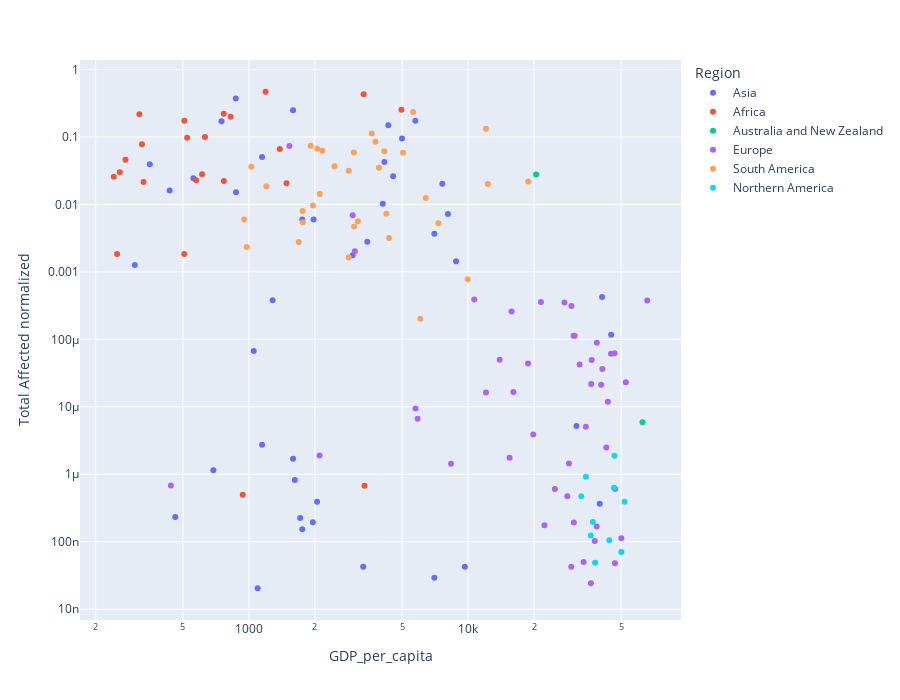

Notebook source saved alongside this figure:
### Code cell
df = px.data.gapminder()
fig = px.scatter(Affected_dataset, x='GDP_per_capita', y='Total Affected normalized', 
            color="Region", hover_name="Country Name",hover_data= ['Year'],
           log_x=True, log_y=True)

fig["layout"].pop("updatemenus") # optional, drop animation buttons
fig.update_layout(width=900, height=700)
fig.write_html("scatter_gdpc_v2.html")
fig.show()

### Figure 1 — Plotly figure (JSON) as saved in the notebook; plotly's stock layout.template omitted (floating-point values rounded to 4 significant figures)
{"data": [{"customdata": [[1993], [1996], [1997], [1999], [2000], [2000], [2002], [2002], [2002], [2003], [2005], [2005], [2005], [2007], [2007], [2008], [2008], [2008], [2009], [2009], [2010], [2010], [2010], [2012], [2013], [2013], [2013], [2014], [2015], [2015], [2015], [2015], [2015], [2016], [2016], [2016], [2017], [2017], [2018], [2018], [2019], [2019]], "hovertemplate": "<b>%{hovertext}</b><br><br>Region=Asia<br>GDP_per_capita=%{x}<br>Total Affected normalized=%{y}<br>Year=%{customdata[0]}<extra></extra>", "hovertext": ["India", "Pakistan", "Vietnam", "China", "Georgia", "Uzbekistan", "China", "China", "Vietnam", "Indonesia", "China", "China", "Pakistan", "Cyprus", "Turkiye", "China", "Japan", "Thailand", "India", "Kyrgyz Republic", "China", "Japan", "Thailand", "Thailand", "China", "China", "Japan", "China", "Indonesia", "India", "India", "Pakistan", "Philippines", "China", "India", "Sri Lanka", "China", "India", "India", "Pakistan", "India", "Sri Lanka"], "legendgroup": "Asia", "marker": {"color": "#636efa", "symbol": "circle"}, "mode": "markers", "name": "Asia", "orientation": "v", "showlegend": true, "type": "scatter", "x": [301.5, 461.4, 352.9, 873.3, 749.9, 558.2, 1149.0, 1149.0, 434.8, 1052.0, 1753.0, 1753.0, 688.5, 31240.0, 9669.0, 3468.0, 39880.0, 4328.0, 1097.0, 871.2, 4550.0, 44970.0, 4996.0, 5749.0, 7020.0, 7020.0, 40900.0, 7636.0, 3323.0, 1590.0, 1590.0, 1282.0, 2974.0, 8094.0, 1714.0, 4151.0, 8817.0, 1958.0, 1974.0, 1621.0, 2047.0, 4083.0], "xaxis": "x", "y": [0.001268, 2.332e-07, 0.03944, 0.01517, 0.1707, 0.02434, 0.05042, 2.734e-06, 0.01612, 6.724e-05, 0.005963, 1.534e-07, 1.147e-06, 5.214e-06, 4.257e-08, 0.002793, 3.67e-07, 0.1485, 2.043e-08, 0.3715, 0.02616, 0.0001171, 0.09495, 0.1735, 0.003668, 2.934e-08, 0.0004237, 0.02021, 4.246e-08, 0.2495, 1.699e-06, 0.0003792, 0.001763, 0.007206, 2.241e-07, 0.04245, 0.001432, 1.949e-07, 0.00599, 8.192e-07, 3.904e-07, 0.01019], "yaxis": "y"}, {"customdata": [[1993], [1994], [1995], [1998], [1999], [2002], [2002], [2005], [2005], [2005], [2006], [2008], [2011], [2011], [2011], [2014], [2015], [2015], [2015], [2015], [2016], [2017], [2018]], "hovertemplate": "<b>%{hovertext}</b><br><br>Region=Africa<br>GDP_per_capita=%{x}<br>Total Affected normalized=%{y}<br>Year=%{customdata[0]}<extra></extra>", "hovertext": ["Mauritania", "Kenya", "Egypt, Arab Rep.", "Burkina Faso", "Uganda", "Guinea-Bissau", "Uganda", "Kenya", "Niger", "Uganda", "Mali", "Mozambique", "Niger", "Senegal", "Tanzania", "Burkina Faso", "Egypt, Arab Rep.", "Ethiopia", "Gambia, The", "Namibia", "Eswatini", "Zimbabwe", "Senegal"], "legendgroup": "Africa", "marker": {"color": "#EF553B", "symbol": "circle"}, "mode": "markers", "name": "Africa", "orientation": "v", "showlegend": true, "type": "scatter", "x": [825.8, 273.5, 937.5, 250.4, 257.7, 325.0, 241.9, 522.8, 316.4, 330.6, 506.9, 574.8, 507.6, 1384.0, 768.9, 767.4, 3370.0, 630.3, 611.7, 4966.0, 3340.0, 1192.0, 1484.0], "xaxis": "x", "y": [0.1996, 0.04592, 4.987e-07, 0.001848, 0.03007, 0.07778, 0.02564, 0.09765, 0.2165, 0.02147, 0.001835, 0.02289, 0.1736, 0.06601, 0.02219, 0.2201, 6.754e-07, 0.09954, 0.02801, 0.2541, 0.4306, 0.4678, 0.02055], "yaxis": "y"}, {"customdata": [[1995], [2014]], "hovertemplate": "<b>%{hovertext}</b><br><br>Region=Australia and New Zealand<br>GDP_per_capita=%{x}<br>Total Affected normalized=%{y}<br>Year=%{customdata[0]}<extra></extra>", "hovertext": ["Australia", "Australia"], "legendgroup": "Australia and New Zealand", "marker": {"color": "#00cc96", "symbol": "circle"}, "mode": "markers", "name": "Australia and New Zealand", "orientation": "v", "showlegend": true, "type": "scatter", "x": [20450.0, 62510.0], "xaxis": "x", "y": [0.02778, 5.921e-06], "yaxis": "y"}, {"customdata": [[1995], [1998], [2000], [2000], [2001], [2003], [2003], [2003], [2003], [2003], [2003], [2003], [2003], [2003], [2003], [2004], [2005], [2006], [2006], [2006], [2006], [2006], [2006], [2006], [2007], [2007], [2007], [2007], [2007], [2007], [2007], [2007], [2010], [2011], [2012], [2013], [2015], [2015], [2018], [2019], [2019], [2019], [2019], [2019], [2019], [2019], [2019]], "hovertemplate": "<b>%{hovertext}</b><br><br>Region=Europe<br>GDP_per_capita=%{x}<br>Total Affected normalized=%{y}<br>Year=%{customdata[0]}<extra></extra>", "hovertext": ["Spain", "Italy", "Greece", "Moldova", "Russian Federation", "Austria", "Belgium", "Germany", "Spain", "France", "United Kingdom", "Italy", "Luxembourg", "Portugal", "Russian Federation", "Spain", "Portugal", "Belgium", "Germany", "Spain", "France", "Netherlands", "Portugal", "Romania", "Austria", "Bulgaria", "Greece", "Hungary", "Italy", "Moldova", "Romania", "Slovak Republic", "Russian Federation", "Italy", "Moldova", "United Kingdom", "Belgium", "France", "Spain", "Austria", "Belgium", "Germany", "Spain", "France", "United Kingdom", "Italy", "Netherlands"], "legendgroup": "Europe", "marker": {"color": "#ab63fa", "symbol": "circle"}, "mode": "markers", "name": "Europe", "orientation": "v", "showlegend": true, "type": "scatter", "x": [15470.0, 22320.0, 12070.0, 440.5, 2100.0, 32290.0, 30660.0, 30310.0, 21510.0, 29630.0, 34480.0, 27530.0, 65690.0, 15800.0, 2975.0, 24910.0, 18780.0, 38710.0, 36350.0, 28390.0, 36470.0, 44900.0, 19840.0, 5757.0, 46920.0, 5889.0, 28860.0, 13940.0, 37870.0, 1531.0, 8360.0, 16110.0, 10670.0, 38650.0, 3045.0, 43450.0, 41010.0, 36650.0, 30380.0, 50070.0, 46640.0, 46790.0, 29580.0, 40490.0, 42750.0, 33670.0, 52480.0], "xaxis": "x", "y": [1.762e-06, 1.757e-07, 1.629e-05, 6.838e-07, 1.891e-06, 4.248e-05, 0.0001132, 0.0001133, 0.0003577, 0.0003131, 5.046e-06, 0.0003505, 0.0003764, 0.0002578, 0.006913, 6.058e-07, 4.399e-05, 8.912e-05, 2.428e-08, 4.73e-07, 2.181e-05, 6.118e-05, 3.896e-06, 9.437e-06, 6.027e-07, 6.627e-06, 1.448e-06, 4.972e-05, 1.027e-07, 0.0732, 1.437e-06, 1.656e-05, 0.0003902, 1.684e-07, 0.002028, 1.185e-05, 3.637e-05, 4.921e-05, 1.923e-07, 1.126e-07, 6.232e-05, 4.814e-08, 4.243e-08, 2.129e-05, 2.484e-06, 5.023e-08, 2.306e-05], "yaxis": "y"}, {"customdata": [[1998], [1999], [2000], [2001], [2001], [2001], [2004], [2004], [2005], [2007], [2008], [2008], [2009], [2009], [2009], [2012], [2012], [2012], [2013], [2013], [2013], [2013], [2014], [2014], [2014], [2014], [2014], [2014], [2016], [2018], [2018], [2018], [2019]], "hovertemplate": "<b>%{hovertext}</b><br><br>Region=South America<br>GDP_per_capita=%{x}<br>Total Affected normalized=%{y}<br>Year=%{customdata[0]}<extra></extra>", "hovertext": ["Brazil", "Paraguay", "Bolivia", "Brazil", "Nicaragua", "El Salvador", "Bolivia", "Honduras", "Paraguay", "Brazil", "Bolivia", "Paraguay", "Ecuador", "Honduras", "Paraguay", "Brazil", "Honduras", "Paraguay", "Bolivia", "Bolivia", "Ecuador", "Paraguay", "Bolivia", "Brazil", "Guatemala", "Honduras", "Nicaragua", "El Salvador", "Bolivia", "Honduras", "El Salvador", "Uruguay", "Argentina"], "legendgroup": "South America", "marker": {"color": "#FFA15A", "symbol": "circle"}, "mode": "markers", "name": "South America", "orientation": "v", "showlegend": true, "type": "scatter", "x": [5050.0, 1758.0, 977.3, 3142.0, 1025.0, 2051.0, 952.0, 1201.0, 1961.0, 7323.0, 1688.0, 4360.0, 4241.0, 1762.0, 3920.0, 12330.0, 2107.0, 5617.0, 2854.0, 2854.0, 6050.0, 6411.0, 3022.0, 12070.0, 3780.0, 2164.0, 1914.0, 3639.0, 3014.0, 2458.0, 4146.0, 18830.0, 9964.0], "xaxis": "x", "y": [0.05847, 0.007959, 0.002328, 0.005611, 0.0362, 0.0668, 0.005968, 0.01862, 0.009675, 0.005242, 0.002783, 0.003189, 0.007292, 0.005437, 0.03507, 0.02, 0.01422, 0.235, 0.03168, 0.001628, 0.0002013, 0.01249, 0.004688, 0.1327, 0.08493, 0.06263, 0.07409, 0.1127, 0.05904, 0.03676, 0.0616, 0.02188, 0.0007796], "yaxis": "y"}, {"customdata": [[1998], [1999], [2000], [2001], [2002], [2005], [2006], [2011], [2012], [2018]], "hovertemplate": "<b>%{hovertext}</b><br><br>Region=Northern America<br>GDP_per_capita=%{x}<br>Total Affected normalized=%{y}<br>Year=%{customdata[0]}<extra></extra>", "hovertext": ["United States", "United States", "United States", "United States", "United States", "United States", "United States", "United States", "United States", "Canada"], "legendgroup": "Northern America", "marker": {"color": "#19d3f3", "symbol": "circle"}, "mode": "markers", "name": "Northern America", "orientation": "v", "showlegend": true, "type": "scatter", "x": [32850.0, 34520.0, 36330.0, 37130.0, 38000.0, 44120.0, 46300.0, 50070.0, 51780.0, 46550.0], "xaxis": "x", "y": [4.713e-07, 9.21e-07, 1.24e-07, 1.965e-07, 4.867e-08, 1.049e-07, 6.301e-07, 7.061e-08, 3.919e-07, 1.889e-06], "yaxis": "y"}], "layout": {"height": 700, "legend": {"title": {"text": "Region"}, "tracegroupgap": 0}, "margin": {"t": 60}, "width": 900, "xaxis": {"anchor": "y", "autorange": true, "domain": [0, 1], "range": [2.229, 4.972], "title": {"text": "GDP_per_capita"}, "type": "log"}, "yaxis": {"anchor": "x", "autorange": true, "domain": [0, 1], "range": [-8.16, 0.1407], "title": {"text": "Total Affected normalized"}, "type": "log"}}}
